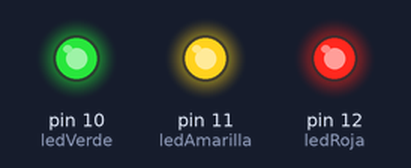
Recording of a sketch running on a simulated Arduino Uno, built with avr-gcc and run on an emulated ATmega328P. Parts: output pins drawn as LEDs (lit = HIGH).

Above: at 0.2 s.
At 1.7 s:
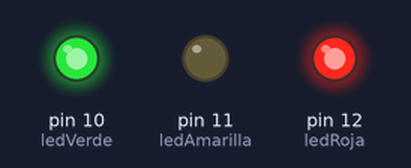
Timing chart, 0 to 3.0 s (numbered marks = the images above):
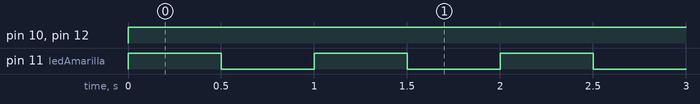

The sketch:

08-EncenderTresLucesUnaParpadeante.ino
```cpp
// Cristina Correa

int ledVerde = 10;
int ledAmarilla = 11;
int ledRoja = 12;
void setup() // esto se hará sólo una vez
{
  pinMode(ledVerde, OUTPUT);    // vamos a usar la ledVerde como salida -> luz verde
  pinMode(ledAmarilla, OUTPUT); // vamos a usar la ledAmarilla como salida -> luz amarilla
  pinMode(ledRoja, OUTPUT);     // vamos a usar la ledRoja como salida -> luz roja
}

void loop() // esto se va a repetir para siempre
{
  digitalWrite(ledVerde, HIGH); // pone la ledVerde en estado 'alto', a 5 voltios -> verde
  digitalWrite(ledRoja, HIGH);  // pone la ledRoja en estado 'alto', a 5 voltios -> rojo

  digitalWrite(ledAmarilla, HIGH); // pone la ledAmarilla en estado 'alto', a 5 voltios, y enciende el led
  delay(500);                      // espera medio segundo (500 milisegundos) sin hacer nada
  digitalWrite(ledAmarilla, LOW);  // pone la ledAmarilla en estado 'bajo', y apaga el led
  delay(500);                      // espera medio segundo sin hacer nada
}
```

Measured:
- by itself, pin 10 (ledVerde), pin 12 (ledRoja): LOW → HIGH at 0.00 s
- by itself, pin 11 (ledAmarilla): alternates HIGH for 0.50 s and LOW for 0.50 s
